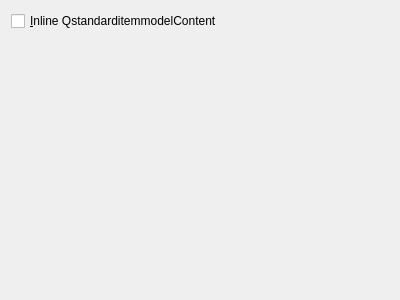
<?xml version="1.0" encoding="UTF-8"?>
<ui version="4.0">
 <class>Form</class>
 <widget class="QWidget" name="Form">
  <property name="geometry">
   <rect>
    <x>0</x>
    <y>0</y>
    <width>400</width>
    <height>300</height>
   </rect>
  </property>
  <property name="windowTitle">
   <string>Form</string>
  </property>
  <layout class="QGridLayout" name="gridLayout">
   <item row="1" column="0">
    <spacer name="verticalSpacer">
     <property name="orientation">
      <enum>Qt::Vertical</enum>
     </property>
     <property name="sizeHint" stdset="0">
      <size>
       <width>20</width>
       <height>246</height>
      </size>
     </property>
    </spacer>
   </item>
   <item row="0" column="0">
    <widget class="QCheckBox" name="opt_inline_toc">
     <property name="text">
      <string>&amp;Inline QstandarditemmodelContent</string>
     </property>
    </widget>
   </item>
  </layout>
 </widget>
 <resources/>
 <connections/>
</ui>
